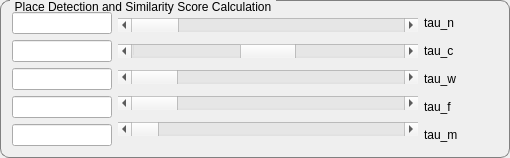
             <widget class="QGroupBox" name="groupBox_7">
              <property name="styleSheet">
               <string notr="true">QGroupBox {
    border: 1px solid gray;
    border-radius: 9px;
    margin-top: 0.5em;
}

QGroupBox::title {
    subcontrol-origin: margin;
    left: 10px;
    padding: 0 3px 0 3px;
}</string>
              </property>
              <property name="title">
               <string>Place Detection and Similarity Score Calculation</string>
              </property>
              <layout class="QHBoxLayout" name="horizontalLayout_8">
               <item>
                <layout class="QVBoxLayout" name="verticalLayout_10">
                 <property name="sizeConstraint">
                  <enum>QLayout::SetMinimumSize</enum>
                 </property>
                 <item>
                  <widget class="QLineEdit" name="tb_tau_n">
                   <property name="maximumSize">
                    <size>
                     <width>100</width>
                     <height>16777215</height>
                    </size>
                   </property>
                  </widget>
                 </item>
                 <item>
                  <widget class="QLineEdit" name="tb_tau_c">
                   <property name="maximumSize">
                    <size>
                     <width>100</width>
                     <height>16777215</height>
                    </size>
                   </property>
                  </widget>
                 </item>
                 <item>
                  <widget class="QLineEdit" name="tb_tau_w">
                   <property name="maximumSize">
                    <size>
                     <width>100</width>
                     <height>16777215</height>
                    </size>
                   </property>
                  </widget>
                 </item>
                 <item>
                  <widget class="QLineEdit" name="tb_tau_f">
                   <property name="maximumSize">
                    <size>
                     <width>100</width>
                     <height>16777215</height>
                    </size>
                   </property>
                  </widget>
                 </item>
                 <item>
                  <widget class="QLineEdit" name="tb_tau_m">
                   <property name="maximumSize">
                    <size>
                     <width>100</width>
                     <height>16777215</height>
                    </size>
                   </property>
                  </widget>
                 </item>
                </layout>
               </item>
               <item>
                <layout class="QVBoxLayout" name="verticalLayout_9">
                 <item>
                  <widget class="QScrollBar" name="scroll_tau_n">
                   <property name="minimumSize">
                    <size>
                     <width>300</width>
                     <height>0</height>
                    </size>
                   </property>
                   <property name="minimum">
                    <number>1</number>
                   </property>
                   <property name="maximum">
                    <number>50</number>
                   </property>
                   <property name="singleStep">
                    <number>1</number>
                   </property>
                   <property name="orientation">
                    <enum>Qt::Horizontal</enum>
                   </property>
                  </widget>
                 </item>
                 <item>
                  <widget class="QScrollBar" name="scroll_tau_c">
                   <property name="minimumSize">
                    <size>
                     <width>300</width>
                     <height>0</height>
                    </size>
                   </property>
                   <property name="minimum">
                    <number>-20</number>
                   </property>
                   <property name="maximum">
                    <number>20</number>
                   </property>
                   <property name="singleStep">
                    <number>1</number>
                   </property>
                   <property name="orientation">
                    <enum>Qt::Horizontal</enum>
                   </property>
                  </widget>
                 </item>
                 <item>
                  <widget class="QScrollBar" name="scroll_tau_w">
                   <property name="minimumSize">
                    <size>
                     <width>300</width>
                     <height>0</height>
                    </size>
                   </property>
                   <property name="maximum">
                    <number>50</number>
                   </property>
                   <property name="singleStep">
                    <number>1</number>
                   </property>
                   <property name="orientation">
                    <enum>Qt::Horizontal</enum>
                   </property>
                  </widget>
                 </item>
                 <item>
                  <widget class="QScrollBar" name="scroll_tau_f">
                   <property name="minimumSize">
                    <size>
                     <width>300</width>
                     <height>0</height>
                    </size>
                   </property>
                   <property name="maximum">
                    <number>50</number>
                   </property>
                   <property name="singleStep">
                    <number>1</number>
                   </property>
                   <property name="orientation">
                    <enum>Qt::Horizontal</enum>
                   </property>
                  </widget>
                 </item>
                 <item>
                  <widget class="QScrollBar" name="scroll_tau_m">
                   <property name="minimumSize">
                    <size>
                     <width>300</width>
                     <height>0</height>
                    </size>
                   </property>
                   <property name="maximum">
                    <number>1000</number>
                   </property>
                   <property name="singleStep">
                    <number>1</number>
                   </property>
                   <property name="orientation">
                    <enum>Qt::Horizontal</enum>
                   </property>
                  </widget>
                 </item>
                </layout>
               </item>
               <item>
                <layout class="QVBoxLayout" name="verticalLayout_13">
                 <item>
                  <widget class="QLabel" name="label_8">
                   <property name="text">
                    <string>tau_n</string>
                   </property>
                  </widget>
                 </item>
                 <item>
                  <widget class="QLabel" name="label_6">
                   <property name="text">
                    <string>tau_c</string>
                   </property>
                  </widget>
                 </item>
                 <item>
                  <widget class="QLabel" name="label_2">
                   <property name="text">
                    <string>tau_w</string>
                   </property>
                  </widget>
                 </item>
                 <item>
                  <widget class="QLabel" name="label_3">
                   <property name="text">
                    <string>tau_f</string>
                   </property>
                  </widget>
                 </item>
                 <item>
                  <widget class="QLabel" name="label_7">
                   <property name="text">
                    <string>tau_m</string>
                   </property>
                  </widget>
                 </item>
                </layout>
               </item>
               <item>
                <spacer name="horizontalSpacer_4">
                 <property name="orientation">
                  <enum>Qt::Horizontal</enum>
                 </property>
                 <property name="sizeHint" stdset="0">
                  <size>
                   <width>40</width>
                   <height>20</height>
                  </size>
                 </property>
                </spacer>
               </item>
              </layout>
             </widget>
